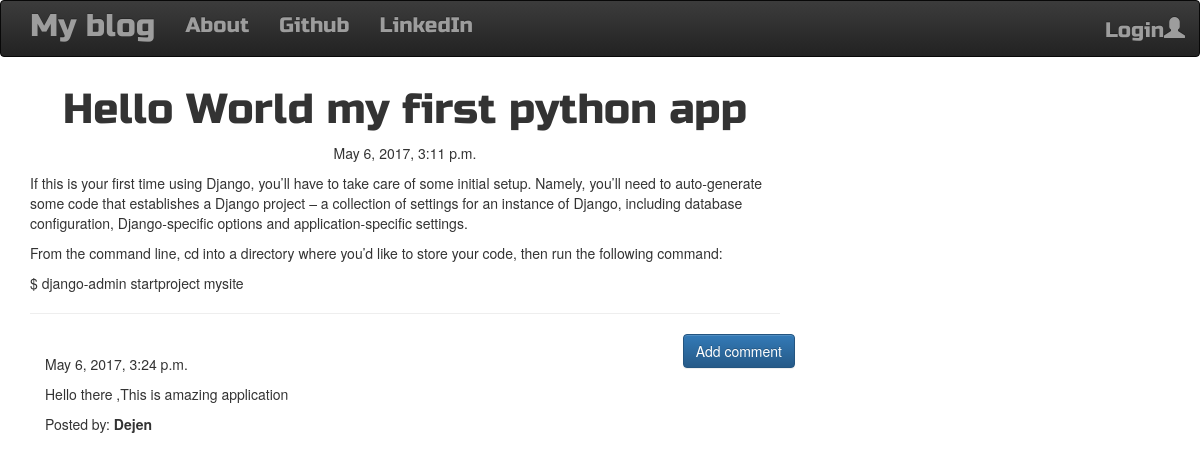
/post/1, run on the app's committed database.
### blog/models.py (models this page shows, shortened)
class Post(models.Model):
    author = models.ForeignKey('auth.User')
    title = models.CharField(max_length=200)
    text = models.TextField()
    created_date = models.DateTimeField(default=timezone.now())
    published_date = models.DateTimeField(blank=True, null=True)

class Comment(models.Model):
    post = models.ForeignKey('blog.Post', related_name='comments')
    author = models.CharField(max_length=200)
    text = models.TextField()
    created_date = models.DateTimeField(default=timezone.now)
    approved_comment = models.BooleanField(default=False)

### blog/views.py (the view)
# urls.py: url(r'^post/(?P<pk>\d+)$', views.PostDetailView.as_view(), name='post_detail'),
class PostDetailView(DetailView):
    model = Post

### blog/templates/blog/post_detail.html (shortened to what this page needs)
{% extends 'blog/base.html' %}
{% block content %}
        <h1 class='posttitle loader'>{{ post.title }}</h1>
        {% if post.published_date %}
            <div class="date postdate">
                {{ post.published_date }}
            </div>
        {% else %}
            <a class="btn btn-default" href="{% url 'post_publish' pk=post.pk %}">Publish</a>
        {% endif %}
      <p class='postcontent' >{{ post.text|safe|linebreaksbr }}</p>
  <hr>
  <a class="btn btn-primary btn-comment" href="{% url 'add_comment_to_post' pk=post.pk %}">Add comment</a>
  <div class="container">
  {% for comment in post.comments.all %}
  <br>
      {% if user.is_authenticated or comment.approved_comment %}
              {{ comment.created_date }}
          <p>{{ comment.text|safe|linebreaks }}</p>
          <p>Posted by: <strong>{{ comment.author }}</strong></p>
      {% endif %}
  {% empty %}
      <p>No comments posted.</p>
  {% endfor %}
</div>
{% endblock %}

### blog/templates/blog/base.html (shortened to what this page needs)
<!DOCTYPE html>
{% load staticfiles %}
<html>
    <head>
        <link rel="stylesheet" href="https://maxcdn.bootstrapcdn.com/bootstrap/3.3.7/css/bootstrap.min.css">
        <link rel="stylesheet" href="https://maxcdn.bootstrapcdn.com/bootstrap/3.3.7/css/bootstrap-theme.min.css">
        <link rel="stylesheet" href="//cdn.jsdelivr.net/medium-editor/latest/css/medium-editor.min.css" type="text/css" media="screen" charset="utf-8">
        <link rel="stylesheet" href="{% static 'css/blog.css' %}">
<body class='loader'>
  <nav class="navbar navbar-inverse techfont custom-navbar">
    <div class="container">
      <ul class="nav navbar-nav">
        <li><a class='navbar-brand bigbrand' href="{% url 'post_list' %}">My blog</a></li>
        <li><a href="{% url 'about'%}">About</a></li>
        <li><a href="https://www.github.com">Github</a></li>
        <li><a href="https://www.linkedin.com">LinkedIn</a></li>
      </ul>
      <ul class="nav navbar-nav navbar-right">
        {% if user.is_authenticated %}
        <li>
          <a href="{% url 'post_new' %}" >New Post</a>
        </li>
        <li>
          <a href="{% url 'post_draft_list' %}">Drafts</a>
        </li>
        <li>
          <a href="{% url 'logout' %}" >Log out</a>
        </li>
        <li>
          <a >Welcome: {{ user.username }}</a>
        </li>
          {% else %}
          <li><a class='nav navbar-right' href="{% url 'login' %}" >Login<span class="glyphicon glyphicon-user"></span></a></li>
        {% endif %}
      </ul>
  </div>
</nav>
        <div class="content container">
            <div class="row">
                <div class="col-md-8">
                  <div class="blog_posts">
                    {% block content %}
                    {% endblock %}
                  </div>
                </div>
            </div>
        </div>
</body>
</html>

### blog/static/css/blog.css (style rules this page uses)
.techfont { font-family: 'Russo One', sans-serif; font-size: 1.5em; margin-bottom: 10px; color:blue; }
.postdate { text-align: center; }
.posttitle { font-family: 'Russo One', sans-serif; font-size: 3em; text-align: center; }
.postcontent { font-family: 'Montserrat'; font-size: 1.5em; }
.btn-comment { position: absolute; right: 0px; }
.bigbrand { font-size: 1.5em; }
.loader { filter:hue-rotate(0deg); color: linear-gradient(45deg,#0f8,#08f); animation:hue 5000ms infinite linear; }

### data on the page
Post: title "Hello World my first python app", published_date "May 6, 2017, 3:11 p.m.", text "If this is your first time using Django, you’ll have to take care of some initial setup. Namely, you’ll need to auto-generate some code that establishes a Django project – a collection of settings for an instance of Django, including database configuration, Django-specific options and application-specific settings. From the command line, cd into a directory where you’d like to store your code, then run the following command: $ django-admin startproject mysite"
Comment: created_date "May 6, 2017, 3:24 p.m.", text "Hello there ,This is amazing application", author "Dejen"
